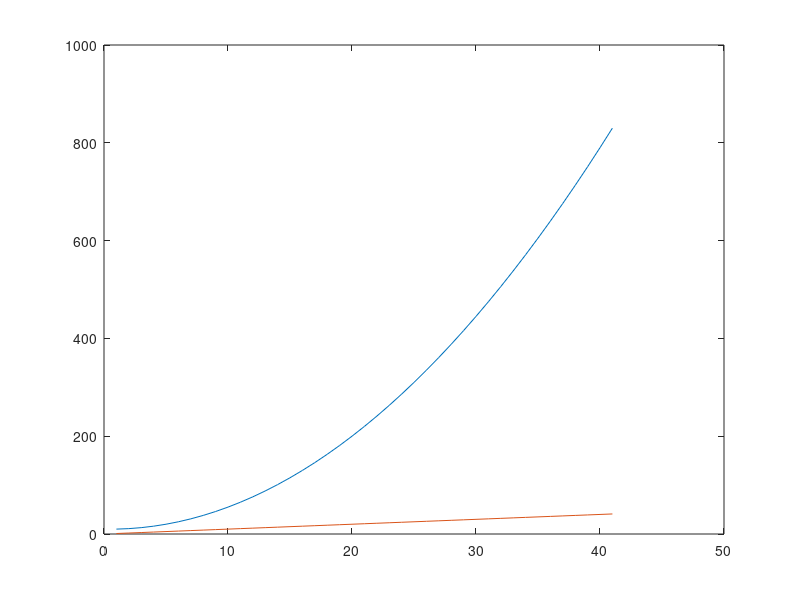
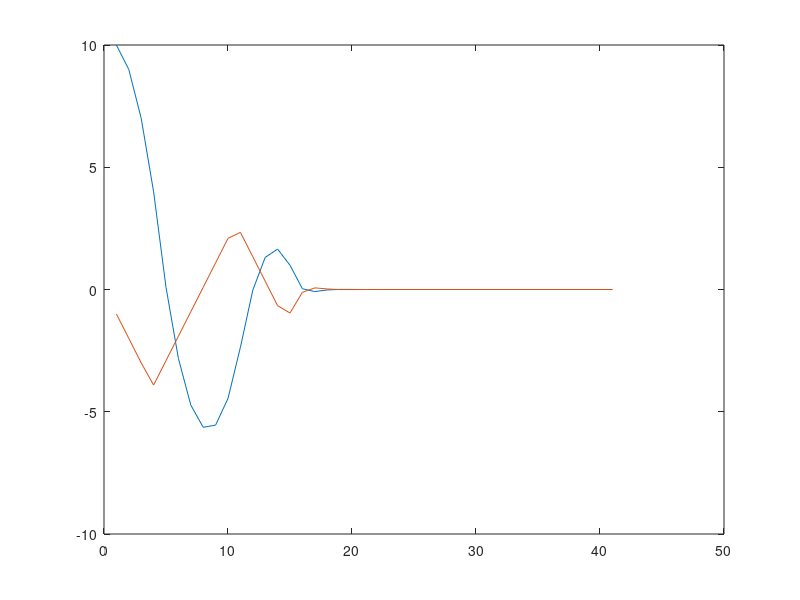
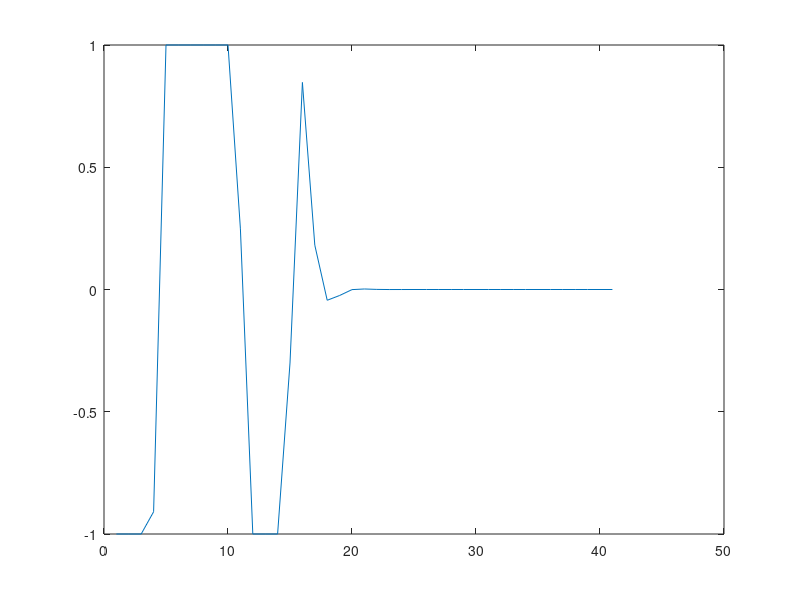

MATLAB code for these plots, in order:
x = [10; 0];
A = [1 1; 0 1];
B = [0; 1];
res = zeros(2, 41);

for k = 1:41
    x = A*x + B;
    res(:, k) = x;
end
figure(1);
plot(res');
e = eig(A);

x0 = [10; 0];
Q = [1 0; 0 0];
Q_spec = blkdiag(Q, Q, Q);
B_spec = [0 0 0; 0 0 0; 0 0 0; 1 0 0; 1 0 0; 1 1 0];
R = 1/10;
R_spec = blkdiag(R, R, R);
A_spec = [eye(2); A; A^2];

H = 2*(B_spec'*Q_spec*B_spec + R_spec);
f = 2*x0'*A_spec'*Q_spec*B_spec;
A_constraints = [1 0 0; -1 0 0; 0 1 0; 0 -1 0; 0 0 1; 0 0 -1];
b_constraints = ones(6, 1);
min_of_J = quadprog(H,f,A_constraints,b_constraints);

%MPC controller
x = [10; 0];
u = min_of_J(1,1);
u_res = zeros(1, 41);
for k = 1:41
    f = 2*x'*A_spec'*Q_spec*B_spec;
    min_of_J = quadprog(H,f,A_constraints,b_constraints);
    u = min_of_J(1,1);
    x = A*x + B*u;
    res(:, k) = x;
    u_res(:, k) = u;
end

figure(2);
plot(res');

figure(3);
plot(u_res');